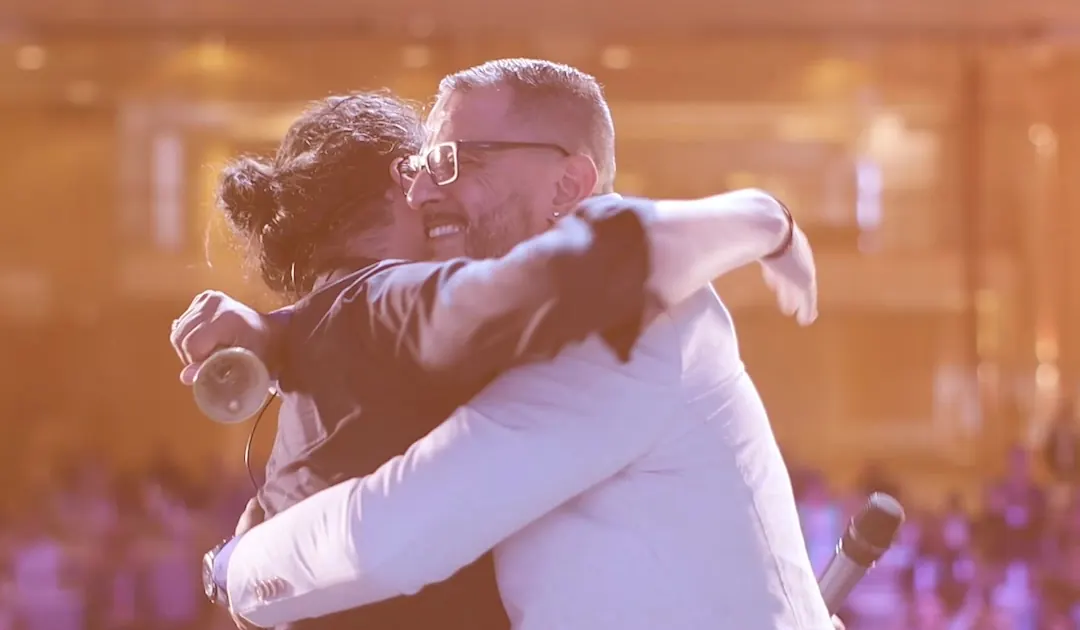
#> input picture the-new-ads-site/silvio-pacheco/img/abraco.webp, 1080 x 630 px
$ python arte04.py ../../../the-new-ads-site/silvio-pacheco/img/abraco.webp ../../../the-new-ads-site/silvio-pacheco/img/fundo-salao.webp out.png ../../../the-new-ads-site/silvio-pacheco/img/fundo-salao.webp
#> lines starting #> are read from the running program, lines starting #| are printed output that depends on the picture; after the words box and inside, x2 and y2 are one past the last pixel; in counts of white or black regions, pixels touching at a corner belong together
import sys, cv2, numpy as np
sys.path.insert(0, sys.argv[4]); from compor import *
orig8 = cv2.imread(sys.argv[1]); orig = orig8.astype(np.float32); F = sys.argv[2]
#> further down, orig8 is the input picture: shape (630, 1080, 3); mean B, G, R 115.7, 125.4, 178.4
h, w = orig.shape[:2]
#> h = 630; w = 1080
hsv = cv2.cvtColor(orig8, cv2.COLOR_BGR2HSV); H, Sa, V = [hsv[:,:,i].astype(int) for i in range(3)]
#> after `hsv = cv2.cvtColor(orig8, cv2.COLOR_BGR2HSV)`: hsv: shape (630, 1080, 3); mean H, S, V 59.5, 111.6, 182.5
#> after `H, Sa, V = [hsv[:, :, i].astype(int) for i in range(3)]`:
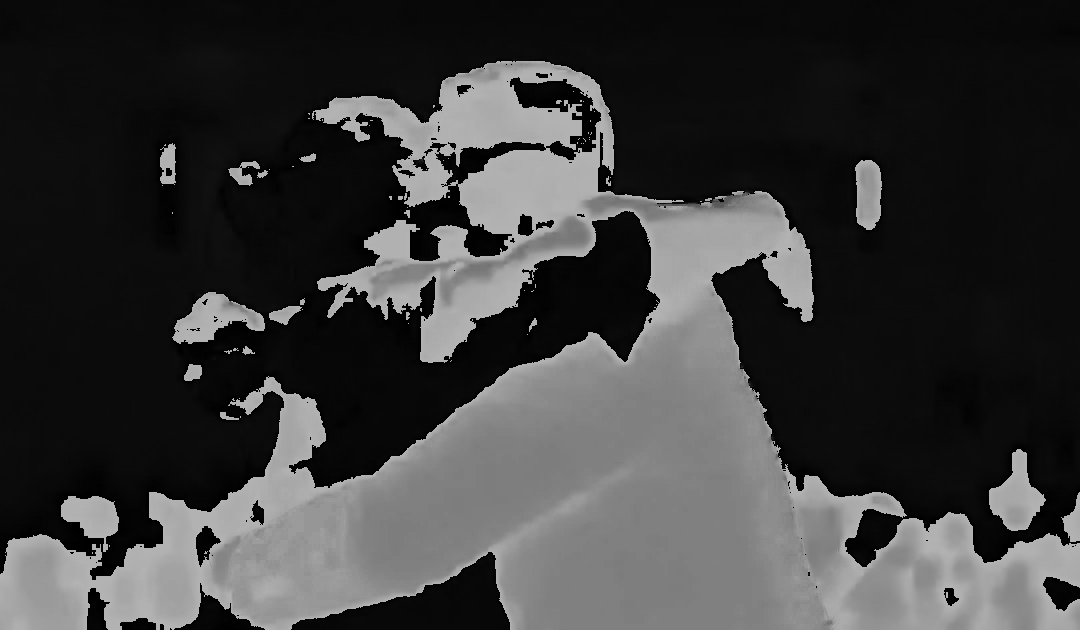
#> H: shape (630, 1080) int64; min 0, max 179, mean 59.5
#> after `H, Sa, V = [hsv[:, :, i].astype(int) for i in range(3)]`:
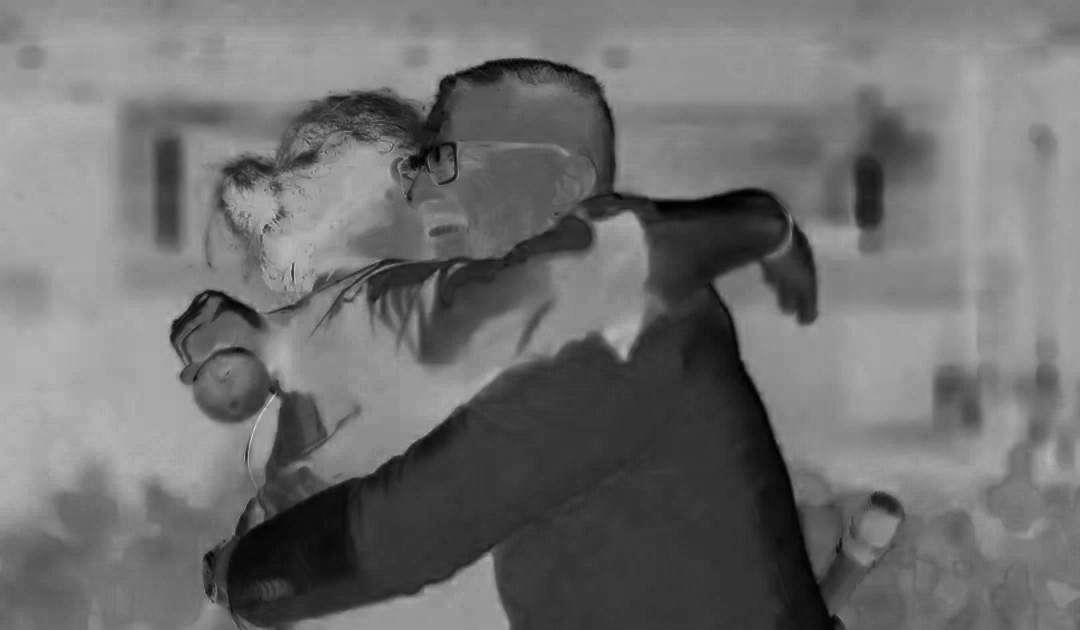
#> Sa: shape (630, 1080) int64; min 0, max 213, mean 111.6
#> after `H, Sa, V = [hsv[:, :, i].astype(int) for i in range(3)]`:
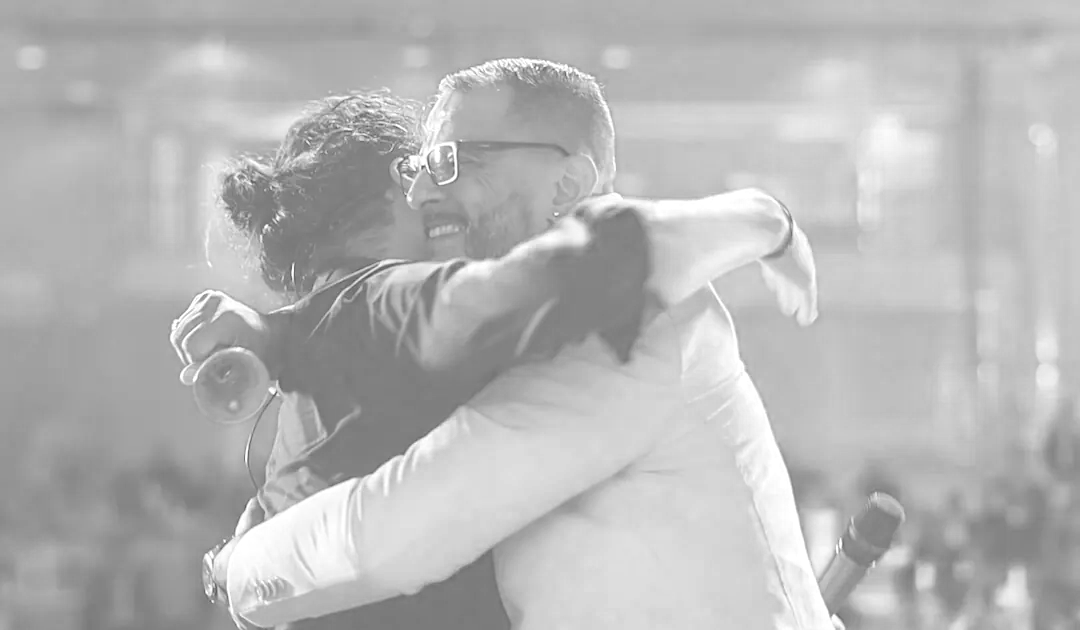
#> V: shape (630, 1080) int64; min 82, max 255, mean 182.5
branco = (Sa < 40) & (V > 228)
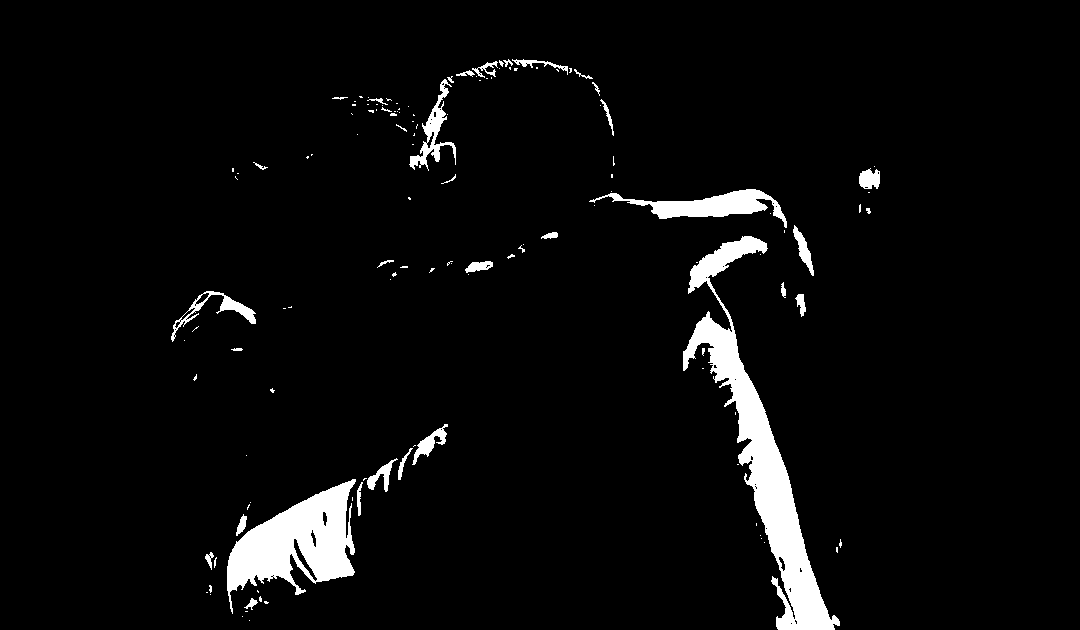
#> branco: shape (630, 1080) bool; 4.4% white; 131 white regions (97 under 20 px), largest, box (x1, y1, x2, y2) and area: (683, 236, 840, 630) 13010, (227, 479, 356, 614) 8290, (589, 189, 787, 228) 2589
verm = ((H <= 6) | (H >= 172)) & (Sa > 150) & (V > 70)
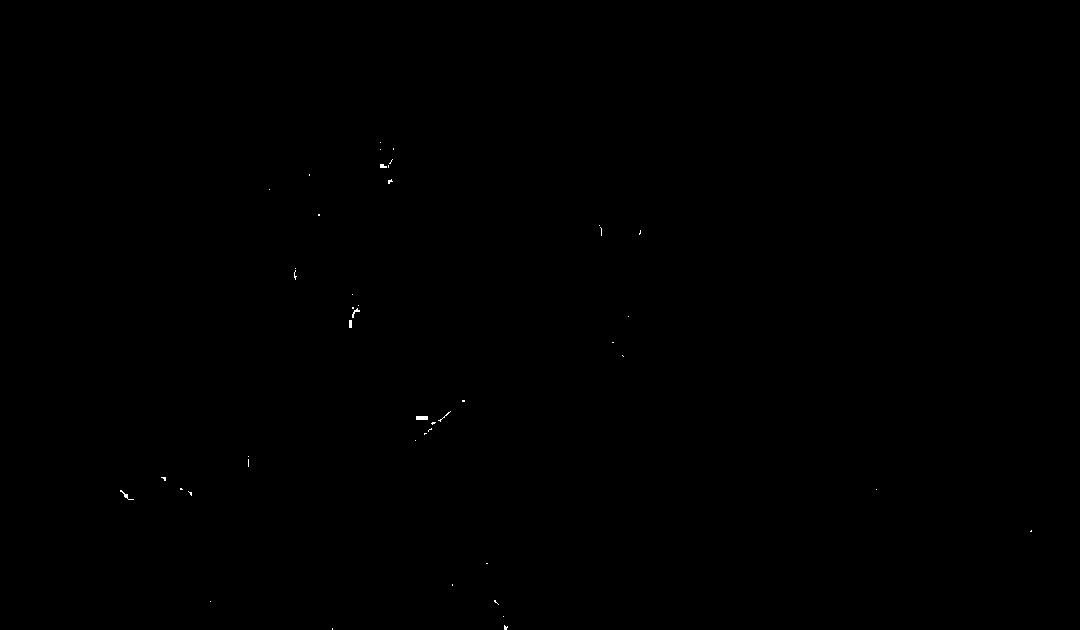
#> verm: shape (630, 1080) bool; 0.05% white in thin lines or dots, all inside (x1, y1, x2, y2) = (120, 142, 1032, 630)
laranja = (H >= 6) & (H <= 16) & (Sa > 170) & (V > 200)
#> laranja: shape (630, 1080) bool; every value is 0
verde = (H > 30) & (H < 95) & (Sa > 60) & (V > 25)
def run(col, y0, y1, n):
    c = 0
    for y in range(y0, y1):
        c = c + 1 if col[y] else 0
        if c >= n: return y - n + 1
    return None
def fim(col, y, y1):
    while y < y1 and col[y]: y += 1
    return y
X = np.arange(w)
#> X = 1080 values from 0 to 1079

def tapar_buracos_pequenos(m, limite=400):
    inv = (1 - m).astype(np.uint8)
    n, lab, st, _ = cv2.connectedComponentsWithStats(inv, connectivity=4)
    out = m.copy()
    for i in range(1, n):
        if st[i, cv2.CC_STAT_AREA] < limite: out[lab == i] = 1
    return out
# curva branca de cima (fim do filete branco)
pts = []
for x in range(10, 980, 20):
    y0 = 380 if (x < 120 or x > 960) else 420
    a = run(branco[:, x], y0, 520, 4)
    if a: pts.append((x, fim(branco[:, x], a, 560)))
#> this loop made 49 passes
#> a on passes 15, 16, 17, 18, 19, 20, 21, 22, 38, 39, 40: 508, 497, 488, 481, 476, 461, 448, 435, 420, 428, 484
#> after the loop, pts = [(290, 555), (310, 560), (330, 560), (350, 489), (370, 489), (390, 471), (410, 452), (430, 452), (750, 439), (770, 547), (790, 560)]
pts = np.array(pts); p = np.polyfit(pts[:,0], pts[:,1], 2)
#> after `pts = np.array(pts)`: pts = [[290, 555], [310, 560], [330, 560], [350, 489], [370, 489], [390, 471], [410, 452], [430, 452], [750, 439], [770, 547], [790, 560]]
#> after `p = np.polyfit(pts[:, 0], pts[:, 1], 2)`: p = [0.00255, -2.83, 1186.1]
res = np.abs(np.polyval(p, pts[:,0]) - pts[:,1]); pts = pts[res < 6]; p = np.polyfit(pts[:,0], pts[:,1], 2)
#> after `res = np.abs(np.polyval(p, pts[:, 0]) - pts[:, 1])`: res = [24.45, 6.59, 30.59, 18.45, 1.47, 1.36, 1.8, 12.01, 57.25, 29.91, 20.03]
#> after `pts = pts[res < 6]`: pts = [[370, 489], [390, 471], [410, 452]]
#> after `p = np.polyfit(pts[:, 0], pts[:, 1], 2)`: p = [-0.00125, 0.05, 641.6]
y_topo = np.polyval(p, X)
#> y_topo = 1080 values, max 642.1 at index 20, min -759.7 at index 1079, mean 183.3
# fita: início do vermelho e fim do filete branco abaixo dela (fora do laço)
a1, a2 = [], []
for x in list(range(10, 440, 20)) + list(range(670, 1092, 20)):
#> (the run stopped early here; a loop or call above may not have finished)

$ run again, on the-new-ads-site/silvio-pacheco/img/plateia-aplauso.webp
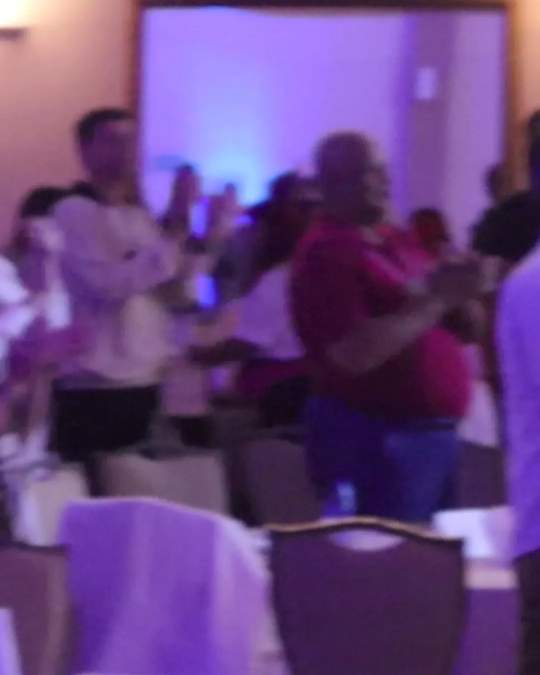
#> input picture the-new-ads-site/silvio-pacheco/img/plateia-aplauso.webp, 1080 x 1350 px (shown at 1/2 size)
#> orig8 is the input picture: shape (1350, 1080, 3); mean B, G, R 127.3, 67.6, 103.2
#> hsv: shape (1350, 1080, 3); mean H, S, V 137.1, 132.9, 132.1
#> `H, Sa, V = [hsv[:, :, i].astype(int) for i in range(3)]`:
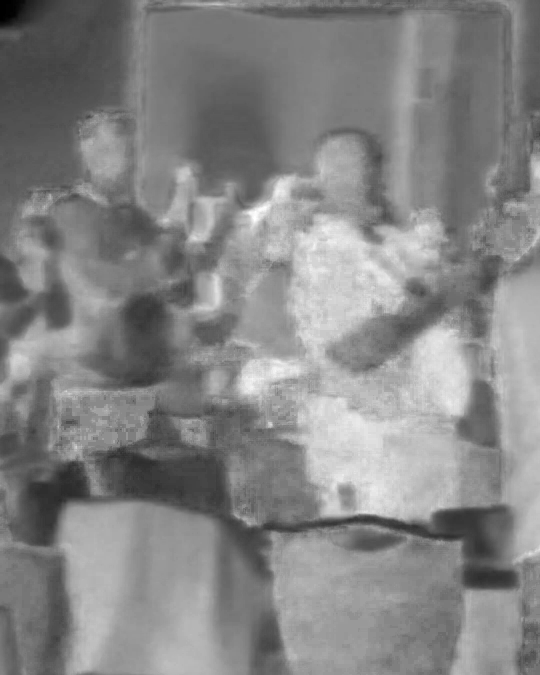
#> Sa: shape (1350, 1080) int64 (shown at 1/2 size); min 0, max 255, mean 132.9
#> `H, Sa, V = [hsv[:, :, i].astype(int) for i in range(3)]`:
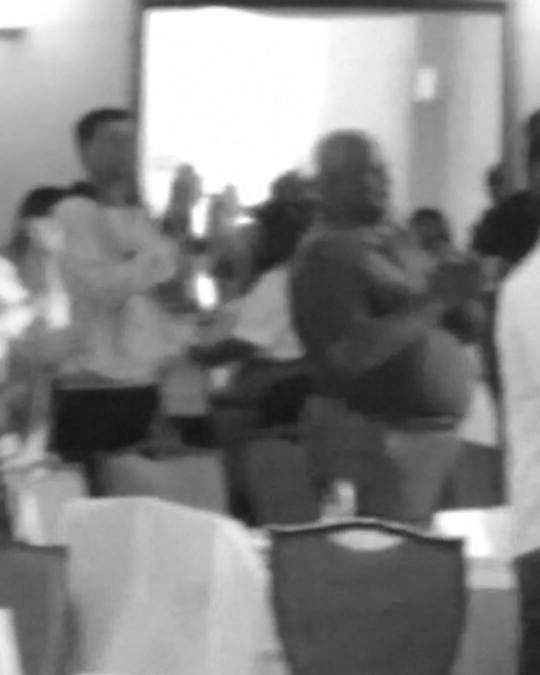
#> V: shape (1350, 1080) int64 (shown at 1/2 size); min 20, max 255, mean 132.1
#> branco: shape (1350, 1080) bool; 0.19% white; 1 white region, box (x1, y1, x2, y2) and area: (0, 0, 70, 54) 2787
#> verm: shape (1350, 1080) bool; every value is 0
#> after the loop `for x in range(10, 980, 20):`: pts = []
#> `pts = np.array(pts)`: pts = empty array
